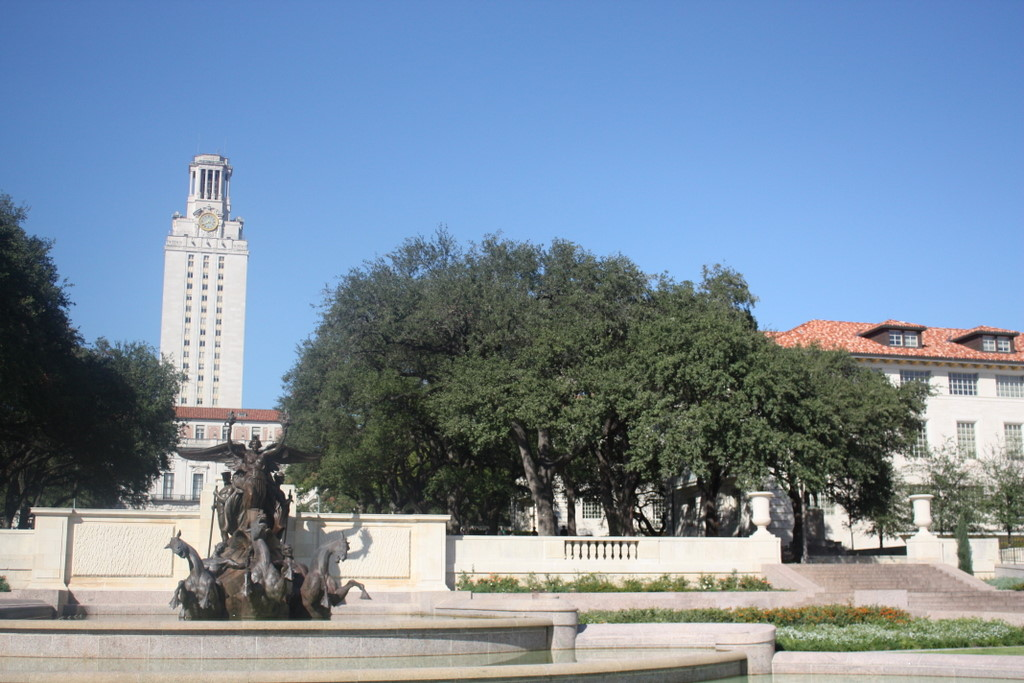
#> input picture ComputerVision/QUIZ_C2/stitching/uttower_left.JPG, 1024 x 683 px
$ jupyter execute image-stitching.ipynb
#> lines starting #> are read from the running program, lines starting #| are printed output that depends on the picture
[cell 1]
from random import randrange
import matplotlib.pyplot as plt
import numpy as np
import cv2

[cell 2]
img_ = cv2.imread('uttower_left.JPG')
#> img_ is the input picture: shape (683, 1024, 3); mean B, G, R 159, 140, 121.7
img1 = cv2.cvtColor(img_,cv2.COLOR_BGR2GRAY)
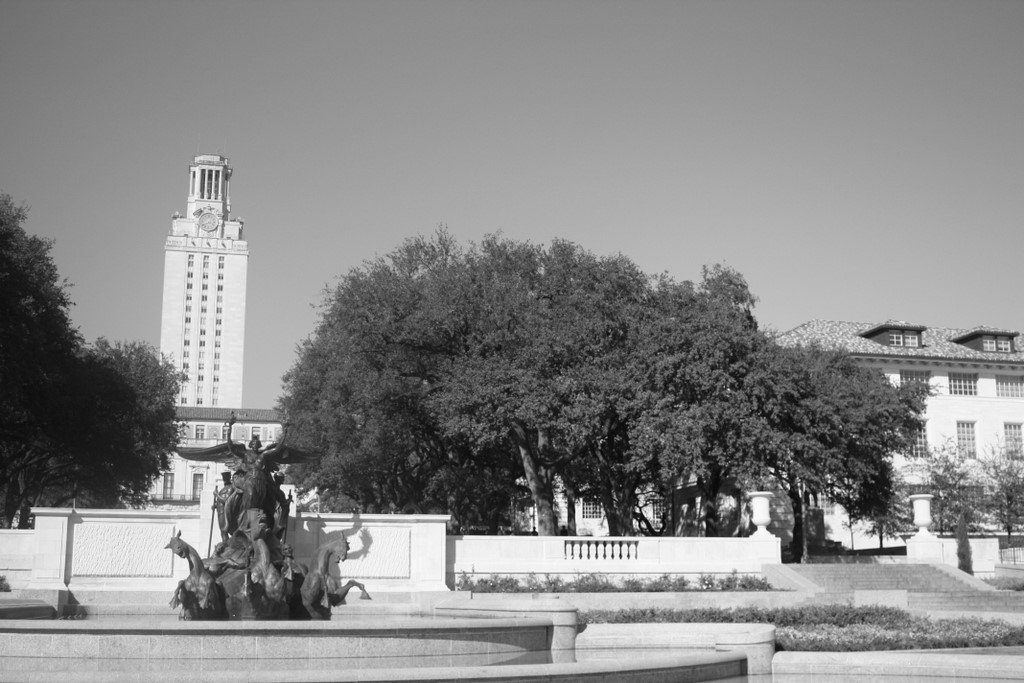
#> img1: shape (683, 1024); min 2, max 255, mean 136.7
img = cv2.imread('uttower_right.JPG')
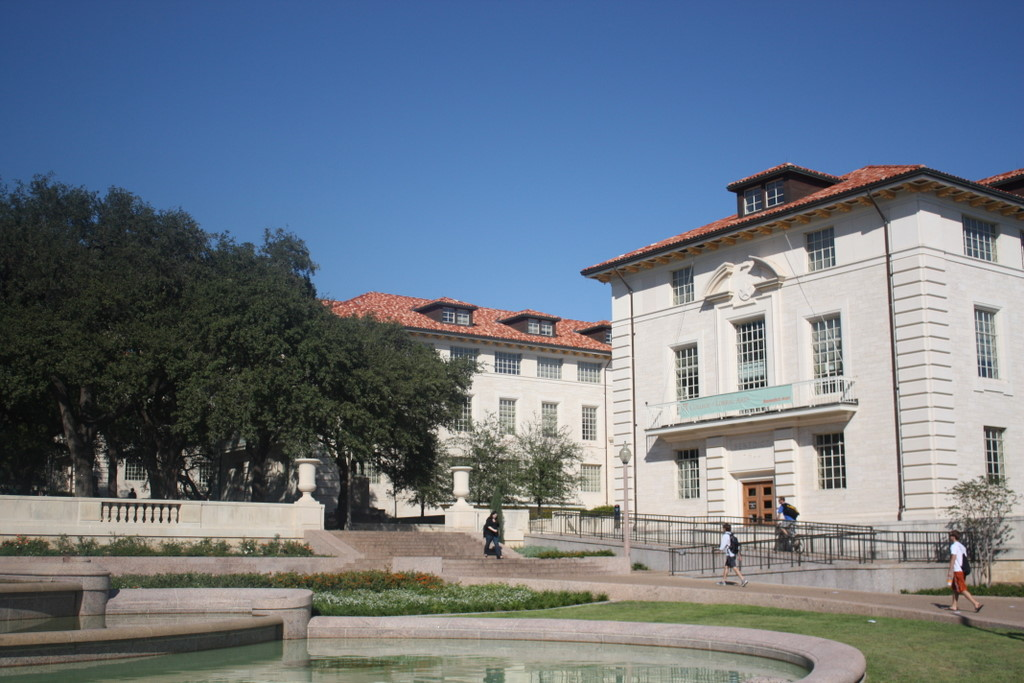
#> input picture ComputerVision/QUIZ_C2/stitching/uttower_right.JPG, 1024 x 683 px
#> img is the input picture: shape (683, 1024, 3); mean B, G, R 132, 118.9, 107.7
img2 = cv2.cvtColor(img,cv2.COLOR_BGR2GRAY)
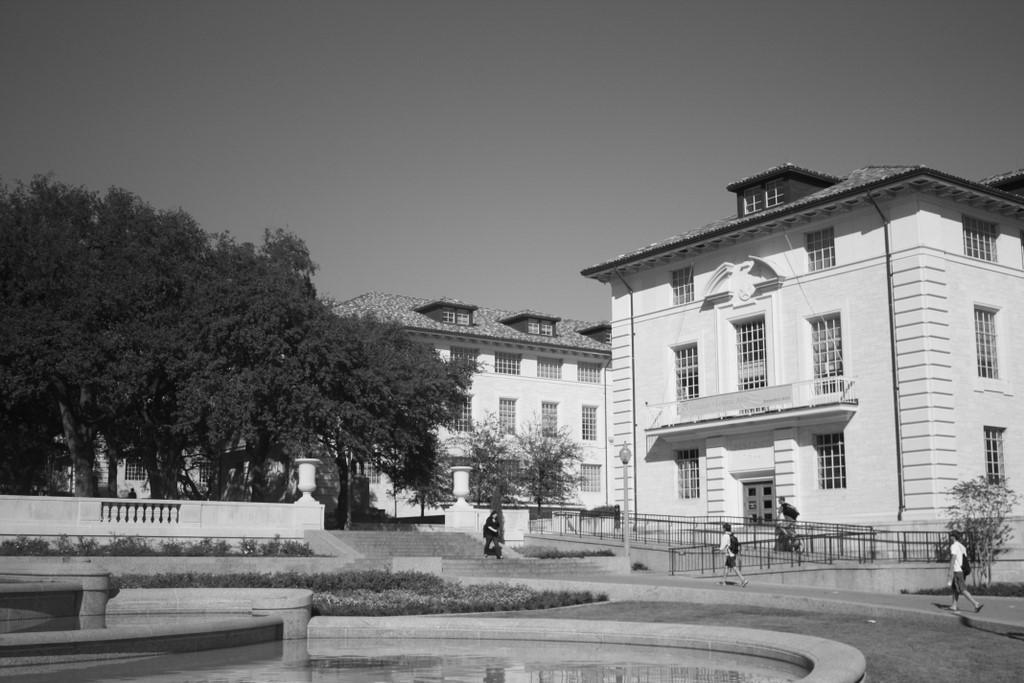
#> img2: shape (683, 1024); min 3, max 253, mean 117

[cell 3]
sift = cv2.xfeatures2d.SIFT_create()
# find the keypoints and descriptors with SIFT
kp1, des1 = sift.detectAndCompute(img1,None)
#> kp1 = 5314 keypoints; strongest (x, y, size): (620, 556, 2.4), (612, 556, 2.2), (698, 499, 3.5), (534, 528, 1.9)
kp2, des2 = sift.detectAndCompute(img2,None)
#> kp2 = 4195 keypoints; strongest (x, y, size): (958, 550, 9.6), (490, 527, 2), (376, 451, 1.8), (440, 520, 6.8)

[cell 4]
bf = cv2.BFMatcher()
matches = bf.knnMatch(des1,des2, k=2)
#> matches = 5314 matches

[cell 5]
# Apply ratio test
good = []
for m in matches:
    if m[0].distance < 0.5*m[1].distance:
        good.append(m)
#> after the loop, good = 724 matches
matches = np.asarray(good)

[cell 6]
if len(matches[:,0]) >= 4:
    src = np.float32([ kp1[m.queryIdx].pt for m in matches[:,0] ]).reshape(-1,1,2)
#> src = 724 rows, first 8: [467.8, 265.7], [481.5, 253.5], [481.5, 253.5], [484.1, 428.1], [489, 405], [489, 405], [494, 617.1], [494, 617.1]
    dst = np.float32([ kp2[m.trainIdx].pt for m in matches[:,0] ]).reshape(-1,1,2)
#> dst = 724 rows, first 8: [12.75, 206.4], [28.91, 194.8], [28.91, 194.8], [19.79, 380.9], [27.06, 356.7], [27.06, 356.7], [17.56, 581.7], [17.56, 581.7]

    H, masked = cv2.findHomography(src, dst, cv2.RANSAC, 5.0)
#> H = [[1.3, -0.0729, -574.5], [0.169, 1.22, -168.4], [0.000278, 2.4e-05, 1]]; masked = 724 values, max 1 at index 0, min 0 at index 630, mean 0.999
    print(H)
#| [[ 1.29844370e+00 -7.28812388e-02 -5.74509670e+02]
#|  [ 1.69257597e-01  1.22127305e+00 -1.68398835e+02]
#|  [ 2.78210586e-04  2.39738843e-05  1.00000000e+00]]
else:
    raise AssertionError("Can't find enough keypoints.")

dst = cv2.warpPerspective(img_,H,(img.shape[1] + img_.shape[1], img.shape[0]))
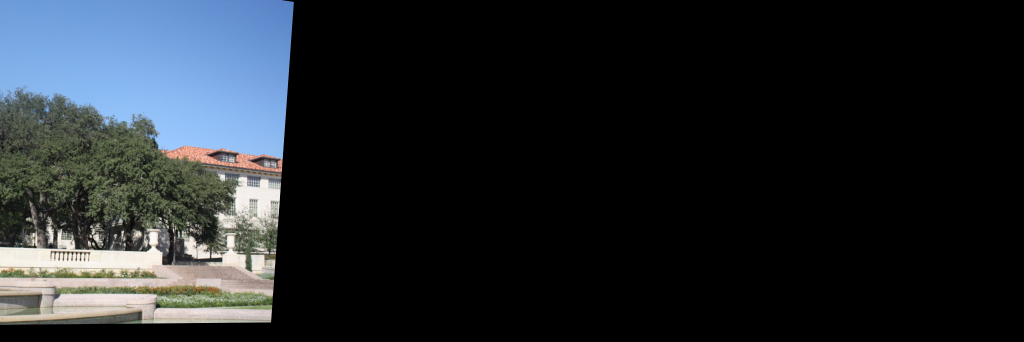
#> dst: shape (683, 2048, 3) (shown at 1/2 size); mean B, G, R 41.1, 36.9, 32.2
plt.subplot(122),plt.imshow(dst),plt.title('Warped Image')
plt.show()
plt.figure()
dst[0:img.shape[0], 0:img.shape[1]] = img
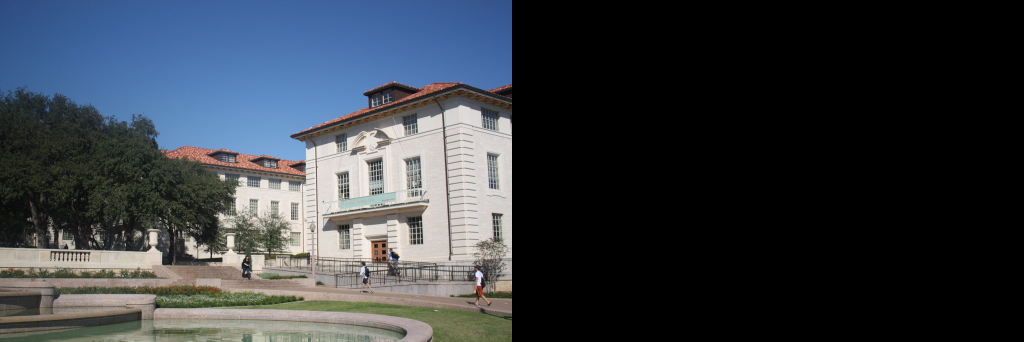
#> dst: shape (683, 2048, 3) (shown at 1/2 size); mean B, G, R 66, 59.4, 53.8
cv2.imwrite('output.jpg',dst)
plt.imshow(dst)
plt.show()

[cell 7]
from tqdm import tqdm
for i in tqdm(range(1000)):
	pts = []
	ind = []
	H_matrix = []
	j=[]
	while(len(ind)!=4):
		random_index = randrange(0,len(matches))
		if random_index not in ind:
			pts.append(matches[random_index])
			ind.append(random_index)
	src = np.float32([ kp1[m[0].queryIdx].pt for m in pts ]).reshape(-1,1,2)
	dst = np.float32([ kp2[m[0].trainIdx].pt for m in pts ]).reshape(-1,1,2)
	H, masked = cv2.findHomography(src, dst, cv2.RANSAC, 3.0)
	H_matrix.append(H)
	count=0
	inliers = []

	for i in matches:
		c1 = i[0].trainIdx
		c2 = i[0].queryIdx
		count+=1
		#print(count)

		p=[]
		p.append(kp1[c2].pt[0])
		p.append(kp1[c2].pt[1])
		p.append(1)
		p = np.array(p)
		p1 = np.matmul(H,p)
		p1 = np.array([p1[0]/float(p1[2]),p1[1]/float(p1[2])])

		p2=[]
		p2.append(kp2[c1].pt[0])
		p2.append(kp2[c1].pt[1])
		p2 = np.array(p2)
		#print(p2)
		#print("#####")
		d = np.linalg.norm(p1-p2)
		#print(d)

		if d<4:
			j.append(i)
	inliers.append(j)
#> this loop made 1000 passes
#> dst on passes 3, 6, 14: [[438, 353.8], [366, 464.5], [486.9, 427.6], [282.4, 480.1]], [[557, 332.6], [501.9, 313], [242.4, 487.3], [348.5, 344.9]], [[341, 614.5], [312.2, 269.1], [361, 296.3], [533.9, 616.2]]


max_inlier = max(inliers, key=len)
#> max_inlier = 391 items
print ("@@@ "+str(len(max_inlier)))
#| @@@ 391
max_inlier_index = inliers.index(max_inlier)
#> max_inlier_index = 0
best_H = H_matrix[max_inlier_index]
#> best_H = [[1.08, -0.0527, -448.8], [0.0848, 1.11, -96.35], [0.000115, 5.72e-05, 1]]
(a,b)=img1.shape
#> a = 683; b = 1024
transformed_image = cv2.warpPerspective(img_, best_H,(b,a) )
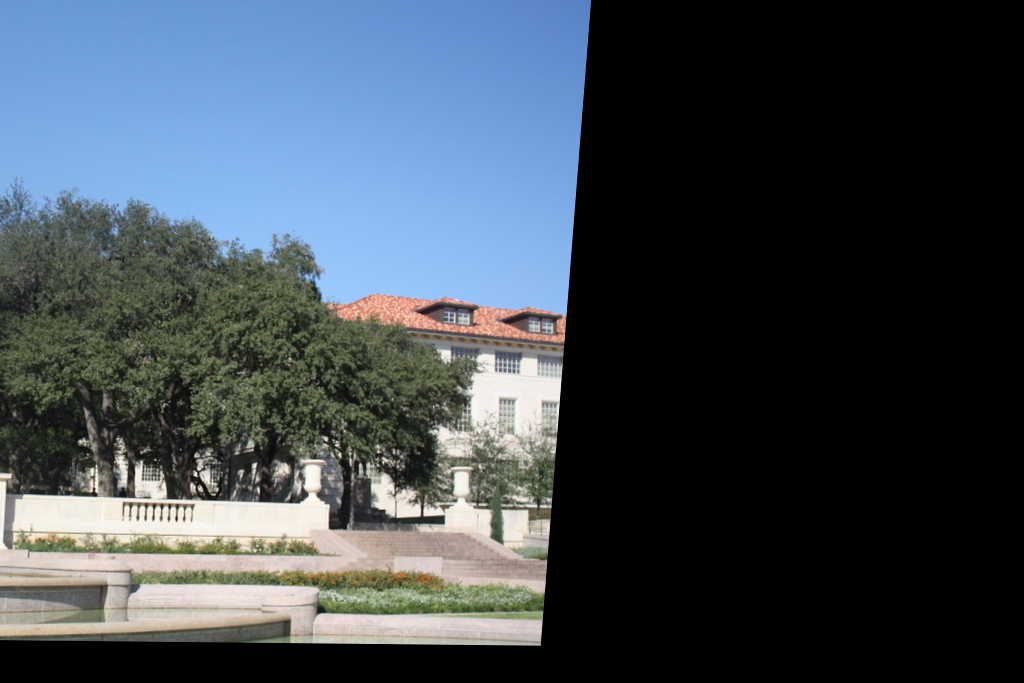
#> transformed_image: shape (683, 1024, 3); mean B, G, R 82.2, 73.4, 63.8
plt.subplot(122),plt.imshow(transformed_image),plt.title('Output')
plt.show()
